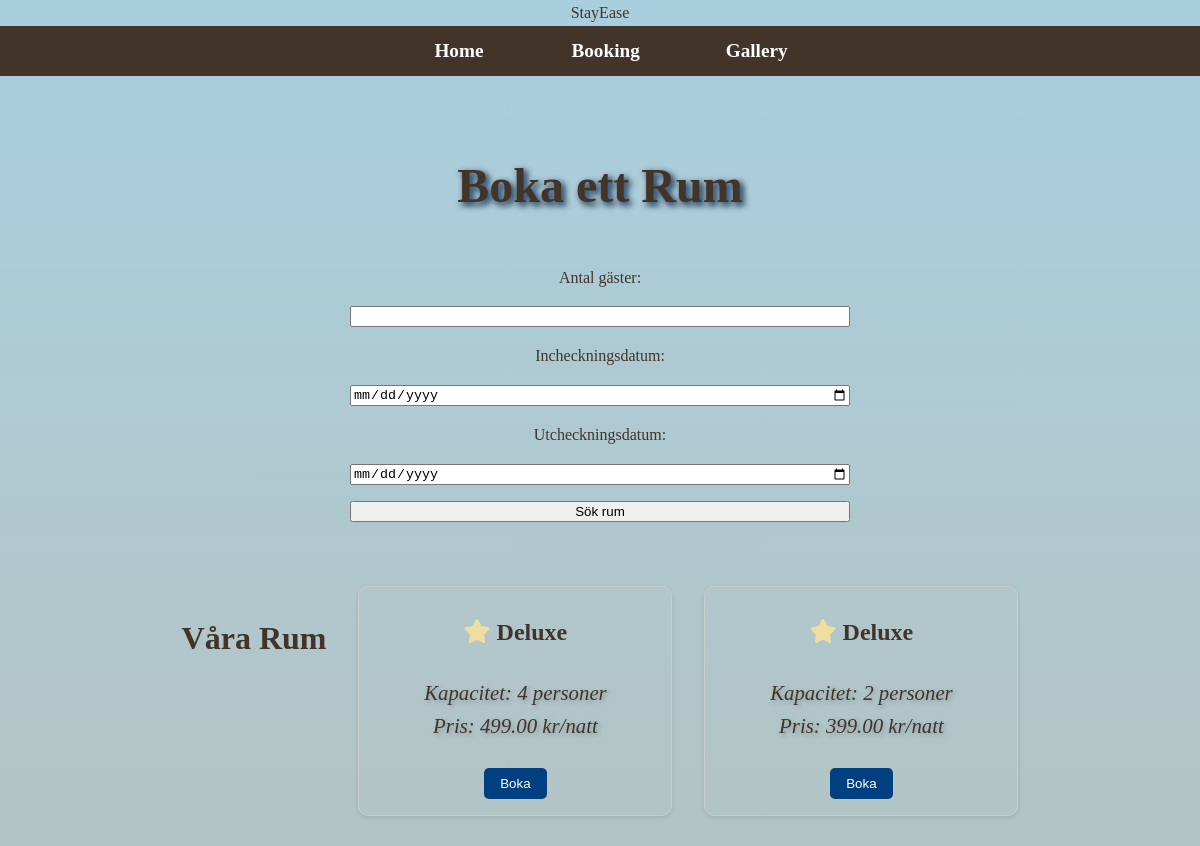
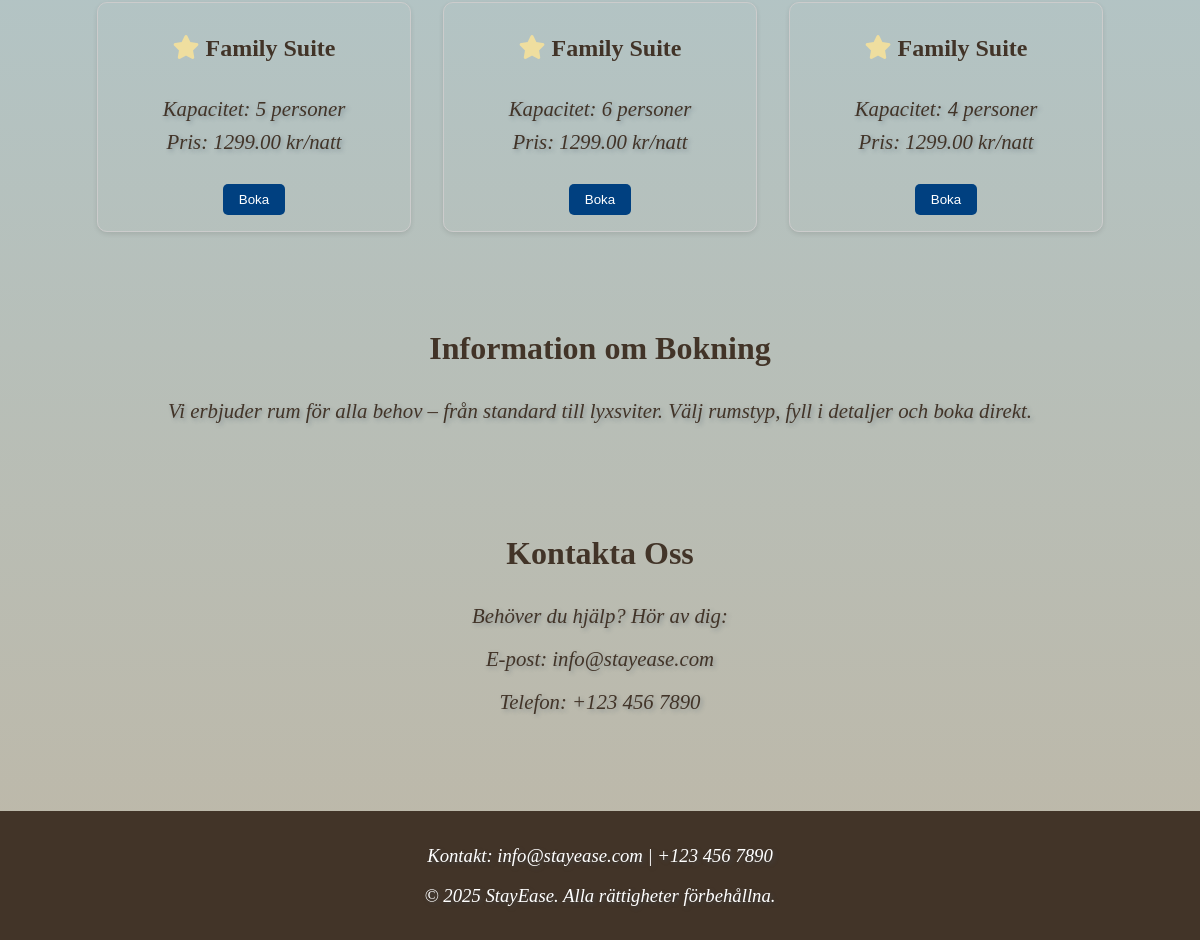
The page /booking/ on the database its author committed (2 pictures, top to bottom).
### booking/models.py (models this page shows, shortened)
class Room(models.Model):
    room_number = models.CharField(max_length=10, unique=True)
    room_type = models.CharField(max_length=50)
    price = models.DecimalField(max_digits=6, decimal_places=2)
    is_available = models.BooleanField(default=True)
    capacity = models.IntegerField(default=2)

### booking/views.py (the view)
# urls.py: path('', include('booking.urls')),  # Include URLs from the booking app
def booking(request):
    rooms = Room.objects.filter(is_available=True)
    return render(request, 'booking/booking.html', {'rooms': rooms})

### booking/templates/booking/booking.html (shortened to what this page needs)
{% load static %}
<!DOCTYPE html>
<html lang="sv">
<head>
    <link rel="stylesheet" href="{% static 'css/style1.css' %}">
</head>
<body>
<header>
    <div class="logo">StayEase</div>
    <nav>
        <ul>
            <li><i class="fa-solid fa-house"></i> <a href="{% url 'home' %}">Home</a></li>
            <li><i class="fa-solid fa-building-circle-check"></i> <a href="{% url 'booking' %}">Booking</a></li>
            <li><i class="fa-solid fa-images"></i> <a href="{% url 'gallery' %}">Gallery</a></li>
        </ul>
    </nav>
</header>
<section class="container booking-form-section">
    <h1>Boka ett Rum</h1>
    <form method="get" action="{% url 'room_search' %}">
        <label for="guests">Antal gäster:</label>
        <input type="number" id="guests" name="guests" min="1" required>
        <label for="check_in_date">Incheckningsdatum:</label>
        <input type="date" id="check_in_date" name="check_in" required>
        <label for="check_out_date">Utcheckningsdatum:</label>
        <input type="date" id="check_out_date" name="check_out" required>
        <button type="submit">Sök rum</button>
    </form>
</section>
<section class="container room-types-section">
    <h2>Våra Rum</h2>
    {% for room in rooms %}
    <div class="room-type">
        <h3><i class="fa-solid fa-star" style="color: #efde9f;"></i> {{ room.room_type }}</h3>
        <p>Kapacitet: {{ room.capacity }} personer<br>Pris: {{ room.price }} kr/natt</p>
        <a href="{% url 'booking_form' room.id %}?check_in={{ request.GET.check_in }}&check_out={{ request.GET.check_out }}&guests={{ request.GET.guests }}">
            <button type="button">Boka</button>
        </a>
    </div>
    {% endfor %}
</section>
<section class="container booking-info-section">
    <h2>Information om Bokning</h2>
    <p>Vi erbjuder rum för alla behov – från standard till lyxsviter. Välj rumstyp, fyll i detaljer och boka direkt.</p>
</section>
<section class="container contact-info-section">
    <h2>Kontakta Oss</h2>
    <p>Behöver du hjälp? Hör av dig:</p>
    <p>E-post: info@stayease.com</p>
    <p>Telefon: +123 456 7890</p>
</section>
<footer>
    <p>Kontakt: info@stayease.com | +123 456 7890</p>
    <p>&copy; 2025 StayEase. Alla rättigheter förbehållna.</p>
</footer>
</body>
</html>

### booking/static/css/style1.css (style rules this page uses)
body { background: linear-gradient(#a9cfdf, #beb7a6); font-family: Georgia, 'Times New Roman', Times, serif; margin: 0; padding: 0; text-align: center; line-height: 1.6; color: #423428; }
h1 { font-size: 3em; font-weight: 900; text-shadow: 3px 3px 6px hsla(203, 68%, 36%, 0.888), 3px 3px 6px hsl(0, 33%, 29%); }
h2 { font-size: 2em; margin-bottom: 20px; }
h3 { font-size: 1.5em; margin-top: 10px; }
p { font-size: 1.3em; font-style: italic; text-shadow: 2px 2px 4px rgba(64, 85, 103, 0.4); margin: 10px 0; }
a { color: #0066cc; text-decoration: none; }
nav ul { list-style: none; padding: 0; margin: 0; background: #423428; overflow: hidden; }
nav ul li { display: inline-block; margin: 0 10px; }
nav ul li a { display: inline-block; padding: 10px 20px; color: white; font-size: 1.2em; font-weight: bold; border-radius: 10px; background-color: #423428; transition: background 0.3s ease; }
footer { background-color: #423428; color: white; padding: 20px; font-size: 0.9em; margin-top: 50px; }

### booking/templates/booking/booking.html (style rules this page uses)
.booking-form-section, .booking-form { display: flex; flex-direction: column; align-items: center; text-align: center; padding: 2rem; }
.booking-form-section form, .booking-form form { display: flex; flex-direction: column; gap: 1rem; width: 100%; max-width: 500px; }
.room-types-section { display: flex; flex-wrap: wrap; justify-content: center; gap: 2rem; padding: 2rem; }
.room-type { border: 1px solid #ccc; border-radius: 10px; padding: 1rem; width: 280px; text-align: center; box-shadow: 0 2px 5px rgba(0,0,0,0.1); }
.booking-info-section, .contact-info-section { text-align: center; padding: 2rem; }
.room-type a button { margin-top: 1rem; padding: 0.5rem 1rem; background-color: #004080; color: white; border: none; border-radius: 5px; cursor: pointer; }

### rows shown on the page
Room: room_type "Deluxe", capacity "4", price "499.00"
Room: room_type "Deluxe", capacity "2", price "399.00"
Room: room_type "Family Suite", capacity "5", price "1299.00"
Room: room_type "Family Suite", capacity "6", price "1299.00"
Room: room_type "Family Suite", capacity "4", price "1299.00"
